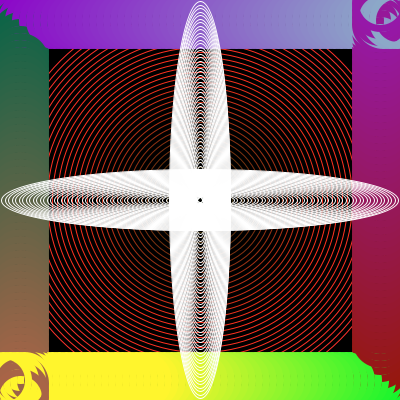
Frame 1 (no input)
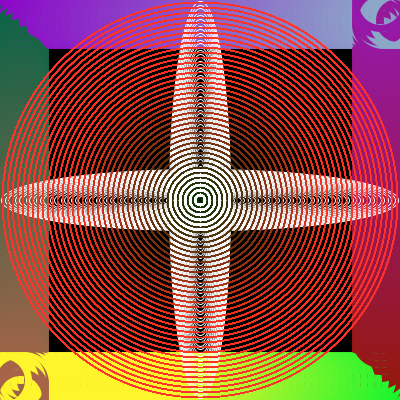
Frame 60 (the mouse pressed at the canvas centre just before this capture)
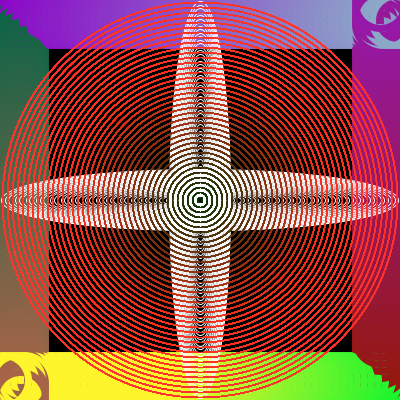
Frame 120 (the mouse held since frame 60 and released just before this capture)

The Processing sketch that drew these frames (run headless with seeded random() and noise(); from frame 60 on, the mouse is pressed at the canvas centre):

// Processing sketch: processing_69102
// ── processing_69102.pde

//Benson Ly, Repeating Shapes, CP 1 Mods 14-15
int x = 5;
int y = 0;
int z = 395;
int w = 5;
void setup()
{
  size(400, 400);
  background(0);
  noFill();
}
void draw()
{
  circle();
  things();
}
void things()
{
  while (x < 401)
  {
    strokeWeight(7);
    stroke(y, 100, 71);
    ellipse(20, x, 50, 50);
    stroke(140, y, 200);
    ellipse(x, 20, 50, 50);
    stroke(150, 24, y);
    ellipse(380, z, 50, 50);
    stroke(x, 245, 45);
    ellipse(z, 380, 50, 50);
    strokeWeight(1);
    stroke(255);
    ellipse(200, 200, x, w);
    ellipse(200, 200, w, x);
    w = w + 1;
    x = x + 7;
    y = y + 3;
    z = z - 7;
  }
}
void circle()
{
  int e = 5;
  int f = 5;
  while(f < 400)
  {
    stroke(f, 50, e);
    ellipse(200, 200, f, f);
    e = e + 1;
    f = f + 10;
  }
}
